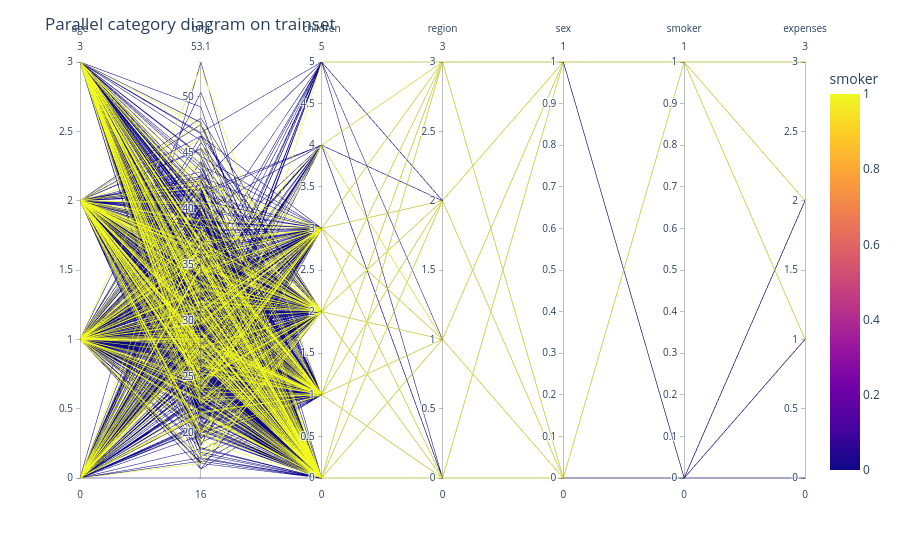

Notebook code for this chart:
### Code cell
import plotly.express as px
dataset2 = data.copy()
# Mapping Age
dataset2.loc[ dataset2['age'] <= 20, 'age'] 					      = 0
dataset2.loc[(dataset2['age'] > 20) & (dataset2['age'] <= 32), 'age'] = 1
dataset2.loc[(dataset2['age'] > 32) & (dataset2['age'] <= 48), 'age'] = 2
dataset2.loc[(dataset2['age'] > 48) & (dataset2['age'] <= 64), 'age'] = 3
dataset2.loc[ dataset2['age'] > 64, 'age']                            = 4
# Mapping expenses
dataset2.loc[ dataset2['expenses'] <= 10000, 'expenses'] 						         = 0
dataset2.loc[(dataset2['expenses'] > 10000) & (dataset2['expenses'] <= 30000), 'expenses'] = 1
dataset2.loc[(dataset2['expenses'] > 30000) & (dataset2['expenses'] <= 40000), 'expenses'] = 2
dataset2.loc[ dataset2['expenses'] > 40000, 'expenses'] 							     = 3
dataset2['expenses'] = dataset2['expenses'].astype(int)

parallel_diagram = dataset2[['age', 'bmi', 'children',  'region', 'sex', 'smoker', 'expenses']]
#Map the color to the content of a culumn
dataset2['smoker'] = dataset2['smoker'].map({ '0': 2, '1': 3})
#You can plot px.parallel_categories or px.parallel_coordinates
fig = px.parallel_coordinates(parallel_diagram, color = 'smoker')
fig.update_layout(title='Parallel category diagram on trainset')
fig.show()

### Figure 1 — Plotly figure (JSON) as saved in the notebook; plotly's stock layout.template omitted (floating-point values rounded to 4 significant figures; data arrays with more than 128 entries replaced by an {"elided": "..."} marker saying what was removed)
{"data": [{"dimensions": [{"label": "age", "values": {"elided": "1338 int values"}}, {"label": "bmi", "values": {"elided": "1338 float values"}}, {"label": "children", "values": {"elided": "1338 int values"}}, {"label": "region", "values": {"elided": "1338 int values"}}, {"label": "sex", "values": {"elided": "1338 int values"}}, {"label": "smoker", "values": {"elided": "1338 int values"}}, {"label": "expenses", "values": {"elided": "1338 int values"}}], "domain": {"x": [0, 1], "y": [0, 1]}, "line": {"color": {"elided": "1338 int values"}, "coloraxis": "coloraxis"}, "name": "", "type": "parcoords"}], "layout": {"autosize": true, "coloraxis": {"colorbar": {"title": {"text": "smoker"}}, "colorscale": [[0, "#0d0887"], [0.1111, "#46039f"], [0.2222, "#7201a8"], [0.3333, "#9c179e"], [0.4444, "#bd3786"], [0.5556, "#d8576b"], [0.6667, "#ed7953"], [0.7778, "#fb9f3a"], [0.8889, "#fdca26"], [1, "#f0f921"]]}, "legend": {"tracegroupgap": 0}, "margin": {"t": 60}, "title": {"text": "Parallel category diagram on trainset"}}}
